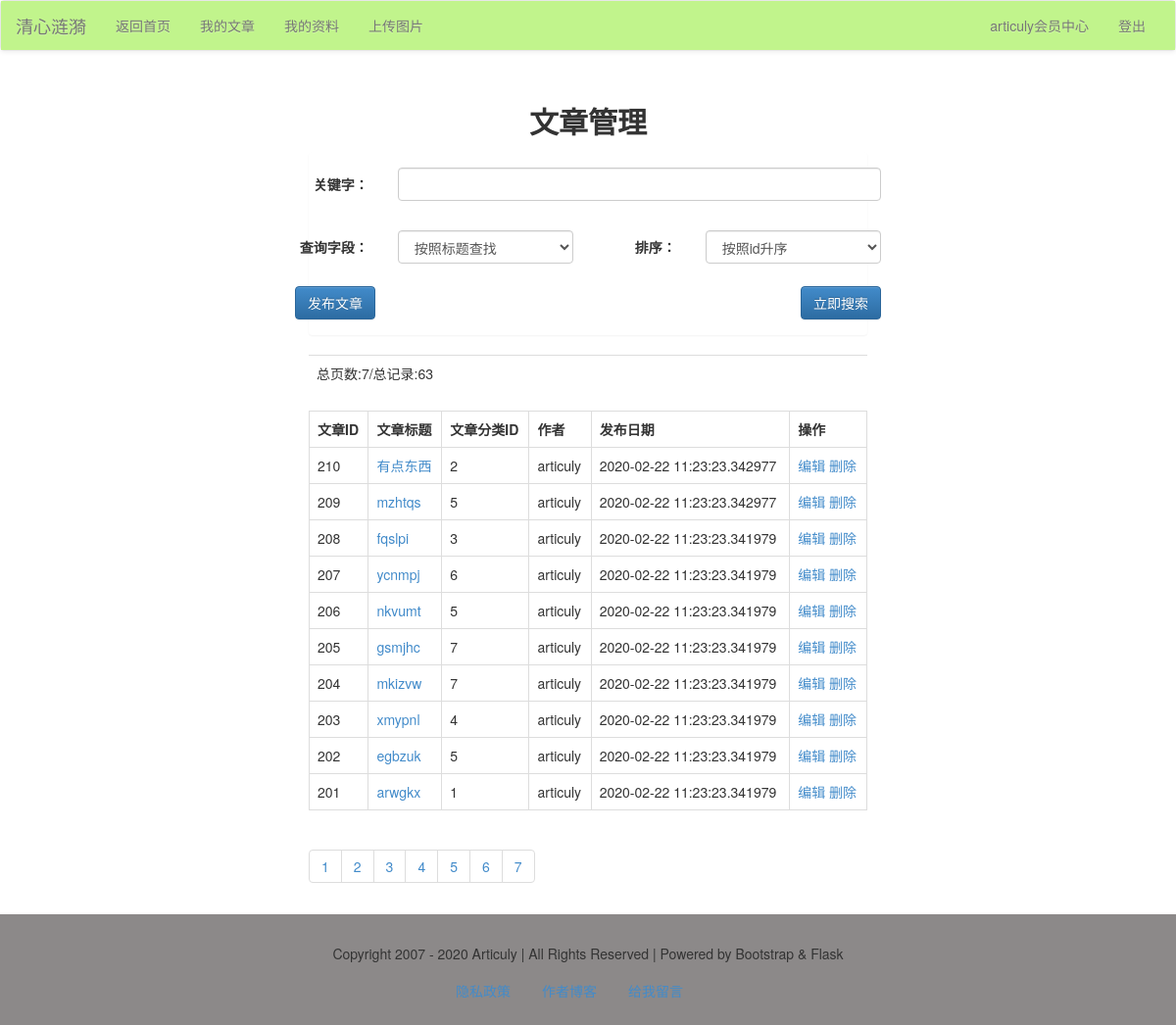
/member/article/list/ (signed in), run on the app's committed database.
### models.py (models this page shows)
class Article(db.Model):
    id = db.Column(db.Integer, primary_key=True)
    title = db.Column(db.String)
    thumb = db.Column(db.String)
    intro = db.Column(db.String)
    author = db.Column(db.String)
    content = db.Column(db.Text)
    is_recommend = db.Column(db.Integer)
    pubdate = db.Column(db.DateTime, default=datetime.now)
    cate_id = db.Column(db.Integer, db.ForeignKey('category.cate_id'))
    comment = db.relationship('Comment')

### member/articles.py (the view)
@member_app.route("/article/list/", methods=['get', 'post'])
def article_list():
    form = ArticleSearchForm()
    q = request.args.get('q')
    page = request.args.get('page', 1)
    if q is not None:
        form_field = request.args.get('field')
        form_order = request.args.get('order')
        if form_field == 'title':
            condition = Article.title.like('%%%s%%' % q)
        else:
            condition = Article.content.like('%%%s%%' % q)
        if form_order == '1':
            order = Article.id.asc()
        else:
            order = Article.id.desc()
        res = Article.query.filter(Article.author == session['user']).filter(condition).order_by(order).paginate(
            int(page), 10)
        articles = res.items
        pageList = res.iter_pages()
        total = res.total
        pages = res.pages
        return render_template('member/article/article_list.html', articles=articles, pageList=pageList, total=total,
                               pages=pages, form=form, q=q, field=form_field, order=form_order)
    else:
        res = Article.query.filter(Article.author == session['user']).order_by(Article.id.desc()).paginate(
            int(page), 10)
        articles = res.items
        pageList = res.iter_pages()
        total = res.total
        pages = res.pages
        return render_template("member/article/article_list.html", articles=articles, pageList=pageList, total=total,
                               pages=pages, form=form)

### forms/article_form.py
class ArticleSearchForm(FlaskForm):
    q = StringField('关键字：',
                    validators=[DataRequired()],
                    render_kw={'class': 'form-control'})
    field = SelectField('查询字段：',
                        choices=[('title', '按照标题查找'), ('content', '按照内容查找')],
                        render_kw={'class': 'form-control'})
    order = SelectField('排序：', choices=[('1', '按照id升序'), ('2', '按照id降序')],
                        render_kw={'class': 'form-control'})

### app.py (called while the page is built)
@app.context_processor
def account():
    username = session.get('user')
    return {'username': username}

@app.context_processor
def getCateList():
    cates = Category.query.all()
    return {'cates': cates}

### libs.py (called while the page is built)
def login_required(func):
    @wraps(func)
    def decorator_nest(*args, **kwargs):
        if not 'user' in session:
            return redirect(url_for('login'))
        else:
            print(func)
            return func(*args, **kwargs)
    return decorator_nest

### member/member_app.py (called while the page is built)
@member_app.before_request
@login_required
def is_login():
    print(session['user'])

### templates/member/article/article_list.html (shortened to what this page needs)
{% extends "member/member_base.html" %}
{% block content %}
    <div class="container-fluid">
        <div class="row">
            <div class="main col-lg-6 col-lg-offset-3 col-md-8 col-md-offset-2 col-sm-10 col-sm-offset-1 col-xs-12">
                <h2 class="text-center"><b>文章管理</b></h2>
                <div class="panel">
                    <form action="" method="get" class="form-horizontal">
                        <div class="row">
                            <div class="form-group">
                                <div class="col-xs-2 text-right">
                                    {{ form.q.label(class='control-label') }}
                                </div>
                                <div class="col-xs-10">
                                    {{ form.q }}
                                </div>
                            </div>
                        </div>
                        <div class="row">
                            <div class="form-group">
                                <div class="col-xs-2 text-right">
                                    {{ form.field.label(class='control-label') }}
                                </div>
                                <div class="col-xs-4">
                                    {{ form.field }}
                                </div>
                                <div class="col-xs-2 text-right">
                                    {{ form.order.label(class='control-label') }}
                                </div>
                                <div class="col-xs-4">
                                    {{ form.order }}
                                </div>
                            </div>
                        </div>
                        <div class="form-group ">
                            <a href="{{ url_for("member_app.article_post") }}"><input type="button" name="post"
                                                                                      class="btn btn-primary"
                                                                                      value="发布文章"></a>
                            <input type="submit" name="search" class="btn btn-primary pull-right" value="立即搜索">
                        </div>
                    </form>
                </div>
                <table class="table">
                    <tr>
                        <td>总页数:{{ pages }}/总记录:{{ total }}</td>
                    </tr>
                </table>
                <table class="table table-bordered">
                    <tr>
                        <th>文章ID</th>
                        <th>文章标题</th>
                        <th>文章分类ID</th>
                        <th>作者</th>
                        <th>发布日期</th>
                        <th>操作</th>
                    </tr>
                    {% for article in articles %}
                        <tr>
                            <td>{{ article.id }}</td>
                            <td>
                                <a href="{{ url_for("article_app.view", article_id=article.id) }}">{{ article.title }}</a>
                            </td>
                            <td>{{ article.cate_id }}</td>
                            <td>{{ article.author }}</td>
                            <td>{{ article.pubdate }}</td>
                            <td>
                                <a href="{{ url_for("member_app.article_edit", article_id=article.id) }}"
                                   target="_blank">编辑</a>
                                <a href="{{ url_for("member_app.article_delete", article_id=article.id) }}">删除</a>
                            </td>
                        </tr>
                    {% endfor %}
                </table>
                <ul class="pagination">
                    {% for page in pageList %}
                        {% if page!=None %}
                            {% if q==None %}
                                <li><a href="?page={{ page }}">{{ page }}</a></li>
                            {% else %}
                                <li>
                                    <a href="?page={{ page }}&q={{ q }}&field={{ field }}&order={{ order }}">{{ page }}</a>
                                </li>
                            {% endif %}
                        {% else %}
                            <li><a href="#">...</a></li>
                        {% endif %}
                    {% endfor %}
                </ul>
            </div>
        </div>
    </div>
{% endblock %}

### data on the page
Article: id "210", title "有点东西", cate_id "2", author "articuly", pubdate "2020-02-22 11:23:23.342977"
Article: id "209", title "mzhtqs", cate_id "5", author "articuly", pubdate "2020-02-22 11:23:23.342977"
Article: id "208", title "fqslpi", cate_id "3", author "articuly", pubdate "2020-02-22 11:23:23.341979"
Article: id "207", title "ycnmpj", cate_id "6", author "articuly", pubdate "2020-02-22 11:23:23.341979"
Article: id "206", title "nkvumt", cate_id "5", author "articuly", pubdate "2020-02-22 11:23:23.341979"
Article: id "205", title "gsmjhc", cate_id "7", author "articuly", pubdate "2020-02-22 11:23:23.341979"
Article: id "204", title "mkizvw", cate_id "7", author "articuly", pubdate "2020-02-22 11:23:23.341979"
Article: id "203", title "xmypnl", cate_id "4", author "articuly", pubdate "2020-02-22 11:23:23.341979"
Article: id "202", title "egbzuk", cate_id "5", author "articuly", pubdate "2020-02-22 11:23:23.341979"
Article: id "201", title "arwgkx", cate_id "1", author "articuly", pubdate "2020-02-22 11:23:23.341979"

### other printed values
{{ username }} "articuly"
{{ pages }} "7"
{{ total }} "63"
{{ page }} "1" "2" "3" "4" "5" "6" "7"
